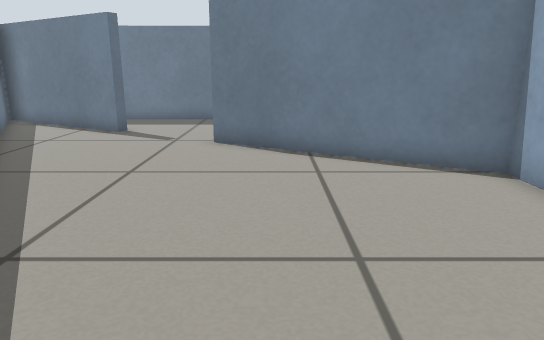
view 1 (above)

17 first-person views from a walk through a world built for the Gazebo simulator. The camera is 0.51 m above the floor, tilts 14° down and sees 70° across. The floor is counted in squares, 0.25 m on a side. Each view is taken from the middle of a square. On the plan, view 1 faces up. The plan holds only what a view shows up to about 19 squares ahead; the rest is blank.

view 2
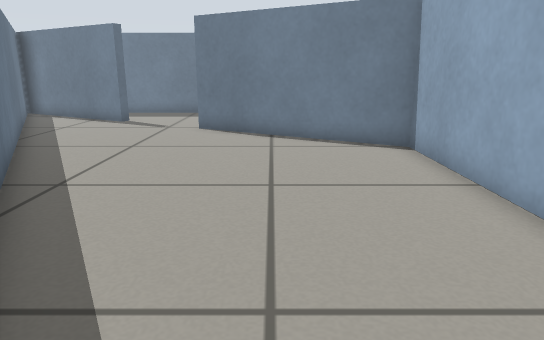

view 3
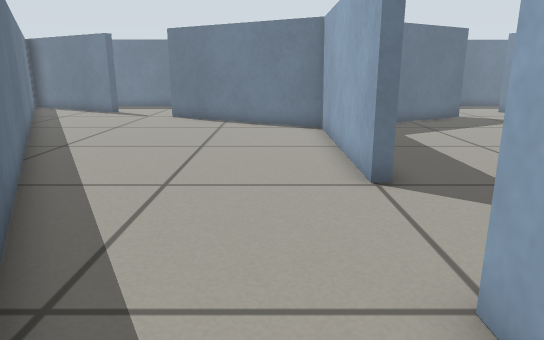

view 4
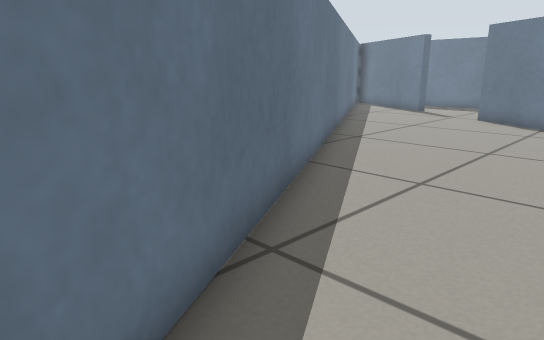

view 5
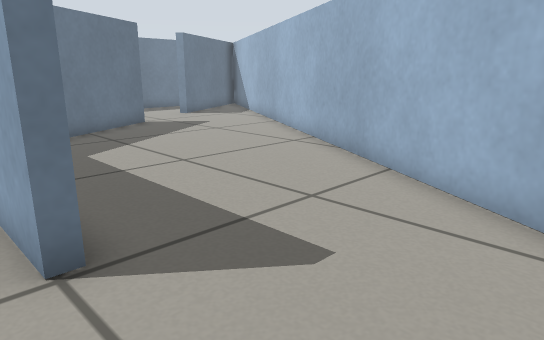

view 6
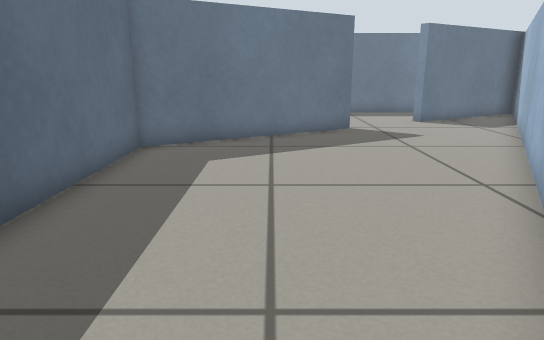

view 7
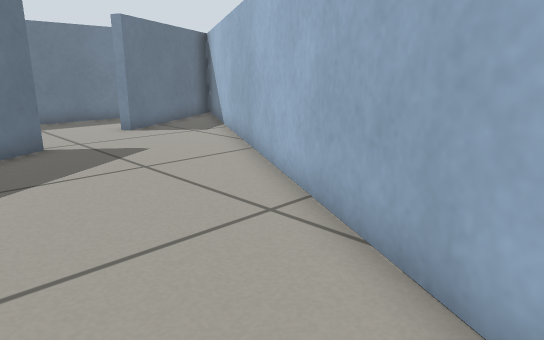

view 8
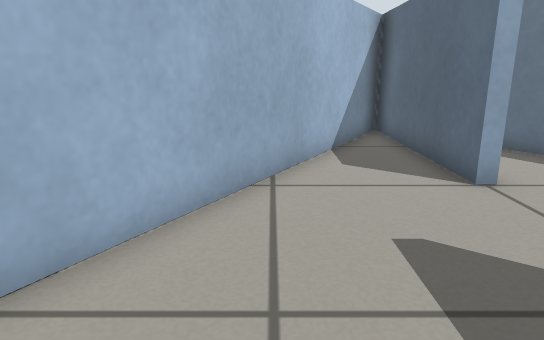

view 9
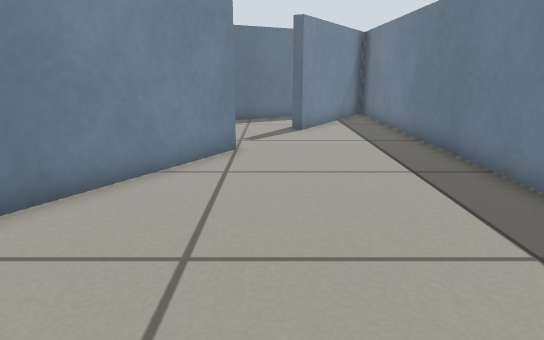

view 10
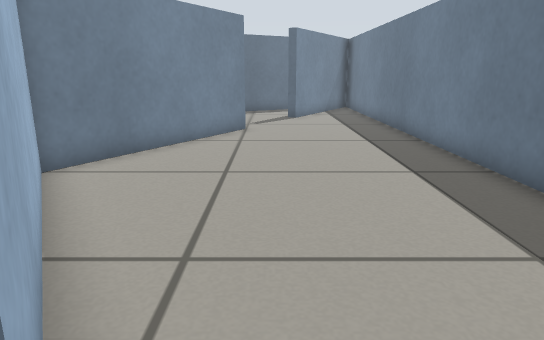

view 11
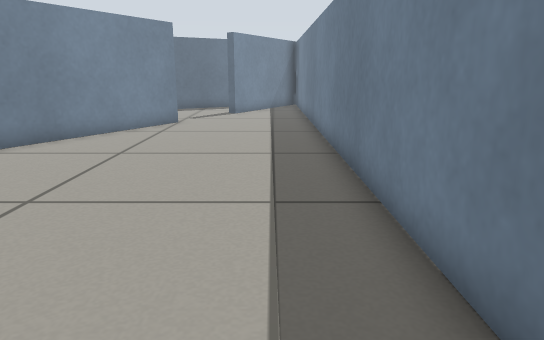

view 12
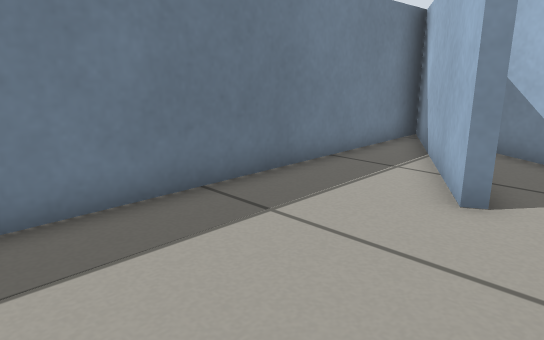

view 13
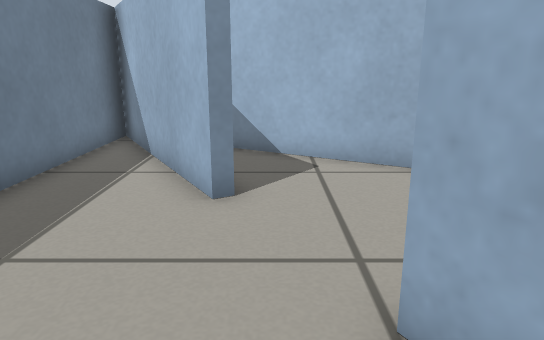

view 14
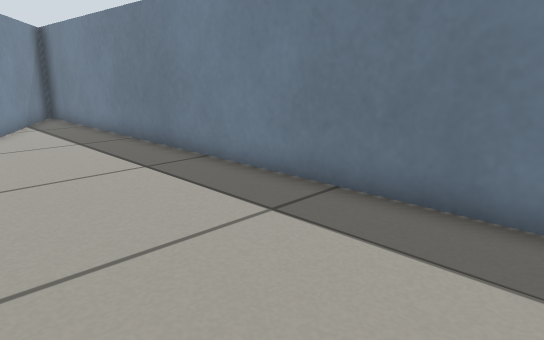

view 15
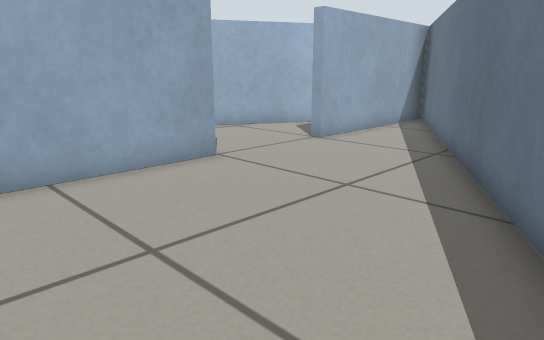

view 16
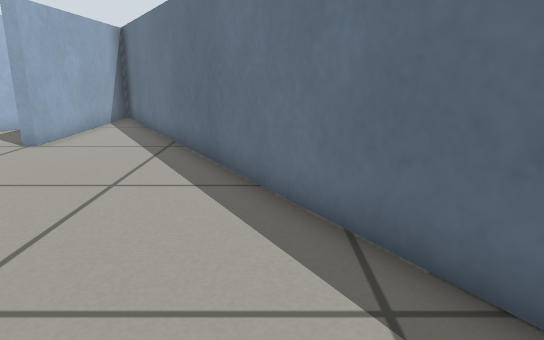

view 17
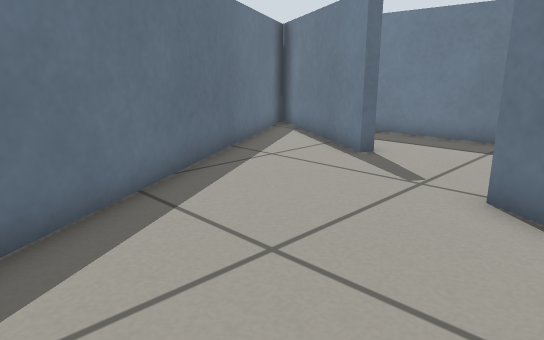

### Floor plan
Ten units are one square. View 1 is at (0, 0); x grows to the right and y downward. Boxes are objects, and circles mark ways between rooms. Rooms are numbered by the first view taken in them; rooms with no view inside come last. Other rooms are left out.
<svg viewBox="-111 -184 322 295">
<path fill="none" stroke="#000" d="M49 -78 -18 -117M49 -1 49 -80M-54 -138 -105 -167M-105 -152 43 106M49 105 49 40M54 -1 49 -1M120 -117 53 -78 53 -20M49 40 53 40 53 105M206 -166 154 -136 152 -140M57 105 205 -155M49 -80 118 -120M-16 -120 53 -81M152 -140 206 -171M-106 -172 -52 -141 -54 -138M205 -179 -106 -176"/>
<circle cx="50" cy="20" r="3" fill="#2a7"/>
<circle cx="-35" cy="-125" r="3" fill="#2a7"/>
<circle cx="135" cy="-130" r="3" fill="#2a7"/>
<text x="-10" y="-50">1</text>
<text x="100" y="-50">2</text>
<text x="50" y="-150">3</text>
</svg>
Room 1 opens to room 2. Room 1 opens to room 3. Room 2 opens to room 3.

Where each view was taken, in squares from view 1:
view 1: 0 up, 0 right, facing up
view 2: 3 down, 1 right, facing up
view 3: 7 down, 3 right, facing up
view 4: 7 down, 4 right, facing up-left
view 5: 4 down, 4 right, facing up-right
view 6: 3 down, 9 right, facing up
view 7: 0 up, 9 right, facing up-right
view 8: 3 up, 9 right, facing down
view 9: 13 up, 9 right, facing left
view 10: 13 up, 13 right, facing left
view 11: 16 up, 15 right, facing left
view 12: 12 up, 9 right, facing up-right
view 13: 13 up, 9 right, facing right
view 14: 12 up, 9 right, facing up-left
view 15: 6 up, 3 left, facing down-right
view 16: 7 up, 2 left, facing down
view 17: 5 up, 0 right, facing up-left
